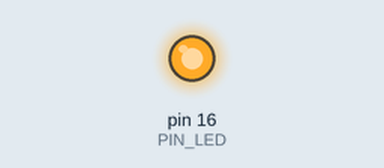
This sketch was run on a simulated Arduino Uno, built with avr-gcc and run on an emulated ATmega328P. On the bench: output pins drawn as LEDs (lit = HIGH).

Above: at 2.0 s.
At 4.1 s:
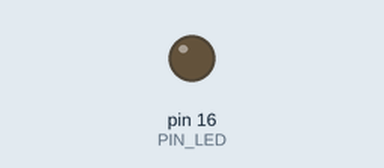
Timing chart, 0 to 5.4 s (numbered marks = the images above):
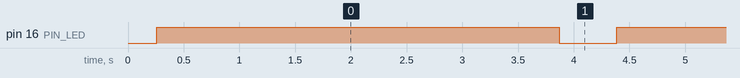

Measured:
- by itself, pin 16 (PIN_LED): alternates HIGH for 3.6 s and LOW for 0.52 s

The sketch:

pwm.ino
```cpp
/*
  文件名称：pwm.ino
  功能：PWM控制 示例
  作者：www.doit.am
  日期：2017-2
  版本：1.0
*/
#define PIN_LED 16

void setup() {
  pinMode(PIN_LED, OUTPUT);
  analogWrite(PIN_LED, 0);//模拟信号输出
}

void loop() {
  for (int i = 0; i < 1024; i++)
  {//电平升高，从明到暗
    analogWrite(PIN_LED, i);
    delay(2);
  }
  for (int i = 1024; i >= 0; i--)
  {//电平降低，从暗到明
    analogWrite(PIN_LED, i);
    delay(2);
  }
}
```
